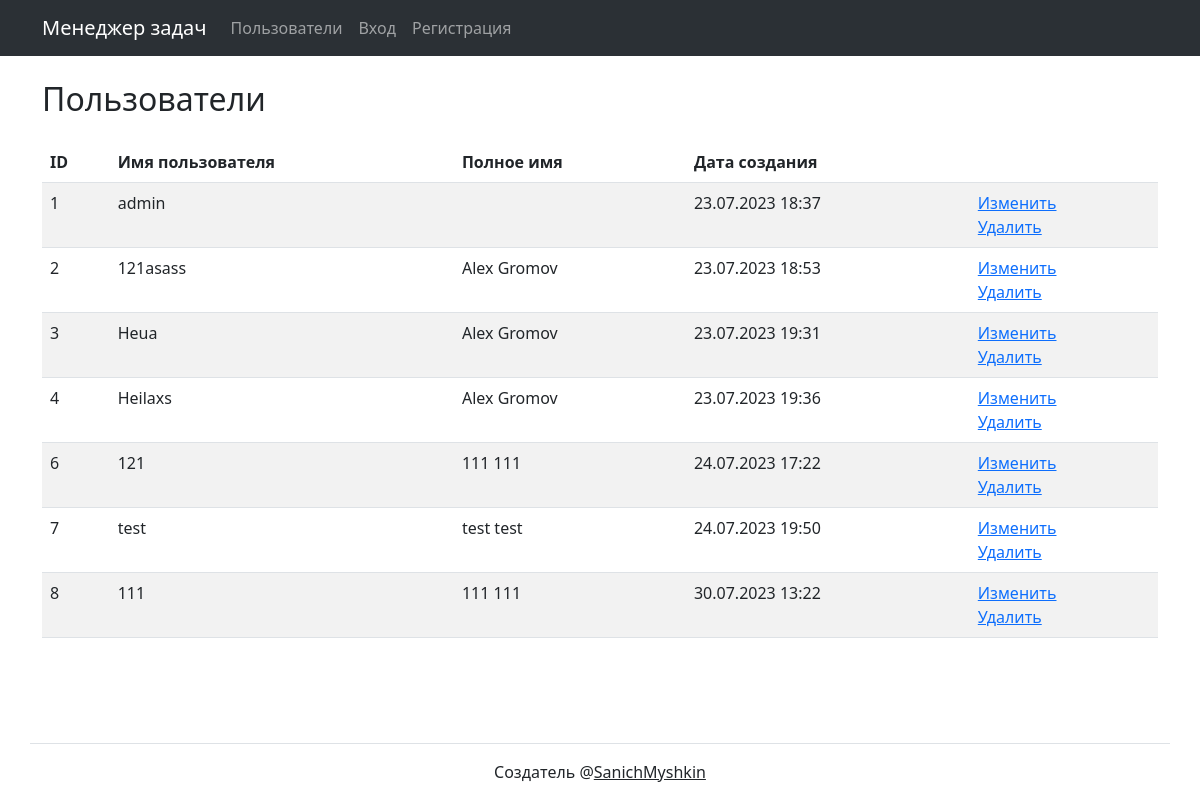
/users/, run on an earlier commit of the app's database.
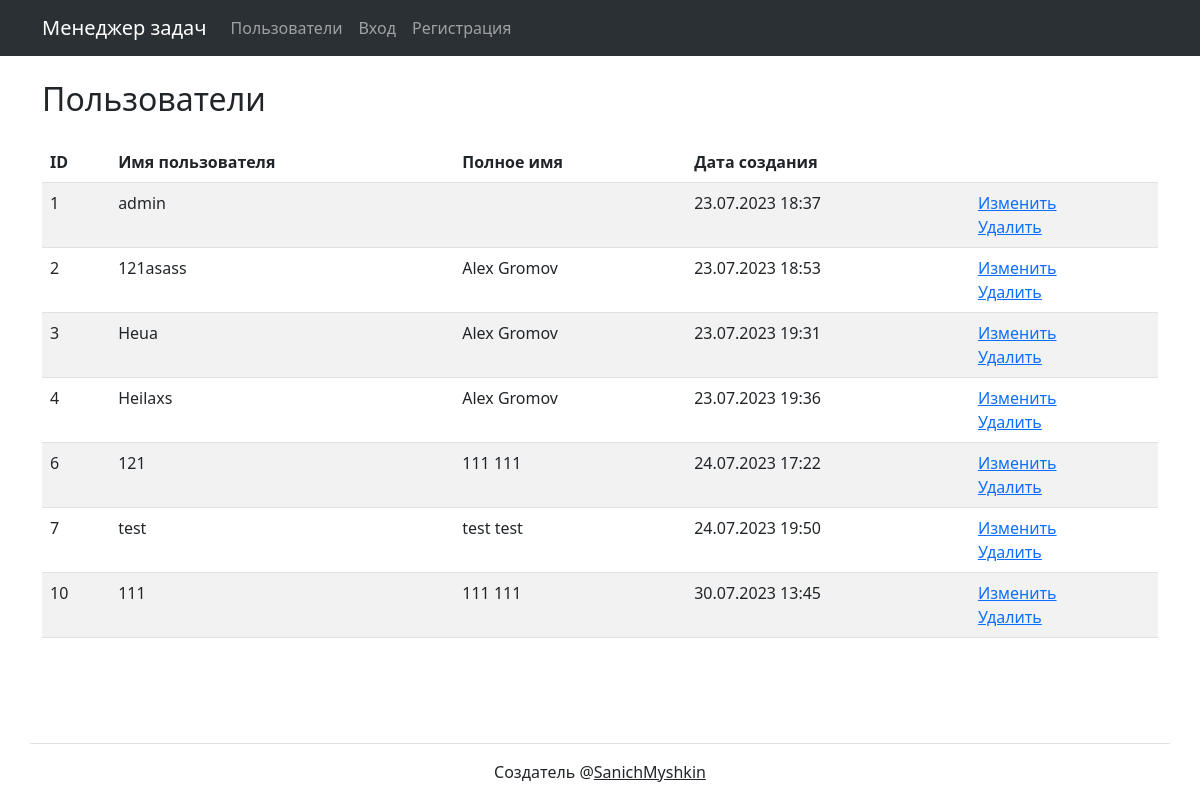
And on a later commit of the database.
### task_manager/users/models.py (models this page shows)
class User(AbstractUser):
    def __str__(self):
        return self.get_full_name()

### task_manager/users/views.py (the view)
# urls.py: path('', UsersView.as_view(), name='users'),
class UsersView(ListView):
    model = User
    context_object_name = 'users'
    template_name = 'users/index.html'

### task_manager/templates/users/index.html (shortened to what this page needs)
{% extends "base.html"%}
{% load i18n %}
{% block content %}
<div class="container wrapper flex-grow-1">
    <h2 class="my-4 text-dark text-left mx-0">
        {% trans 'user list nav' %}
    </h2>
    <table class="table table-striped">
        <thead>
        <tr>
            <th>ID</th>
            <th>{% trans 'username'%}</th>
            <th>{% trans 'fullname'%}</th>
            <th>{% trans 'date of create'%}</th>
            <th></th>
        </tr>
        </thead>
        {% for user in object_list %}
        <tr>
            <td>{{user.id}}</td>
            <td>{{user.username}}</td>
            <td>{{user.first_name}} {{user.last_name}}</td>
            <td>{{user.date_joined|date:"d.m.Y H:i"}}</td>
            <td>
                <a href="{% url 'user_update' user.id %}">{% trans 'update button'%}</a>
                <br>
                <a href="{% url 'user_delete' user.id %}">{% trans 'delete button'%}</a>
            </td>
        </tr>
        {% endfor %}
    </table>
</div>
{% endblock %}

### task_manager/templates/base.html (shortened to what this page needs)
<!doctype html>
{% load django_bootstrap5 %}
{% bootstrap_css %}
{% load i18n %}
{% get_current_language as LANGUAGE_CODE %}
<html lang="{{ LANGUAGE_CODE }}">
<head>
</head>
<link href="https://cdn.jsdelivr.net/npm/bootstrap@5.3.0-alpha1/dist/css/bootstrap.min.css" rel="stylesheet"
>
</head>
<body class="d-flex flex-column min-vh-100">
<nav class="navbar navbar-expand-lg bg-body-tertiary bg-dark px-3" data-bs-theme="dark">
    <div class="container">
        <a class="navbar-brand text-white" href="{% url 'home' %}">{% trans 'Title' %}</a>
        <div class="collapse navbar-collapse" id="navbarNav">
            <ul class="navbar-nav">
                <li class="nav-item">
                    <a class="nav-link" href="{% url 'users' %}">{% trans 'users list nav' %}</a>
                </li>
                {% if request.user.is_authenticated %}
                <li class="nav-item">
                    <a class="nav-link" href="{% url 'statuses'%}">{% trans 'statuses'%}</a>
                </li>
                <li class="nav-item">
                    <a class="nav-link" href="{% url 'labels'%}">{% trans 'labels'%}</a>
                </li>
                <li class="nav-item">
                    <a class="nav-link" href="{% url 'tasks_list'%}">{% trans 'tasks'%}</a>
                </li>
                <li class="nav-item">
                    <a class="nav-link" href="{% url 'user_logout'%}">{% trans 'logout' %}</a>
                </li>
                {% else %}
                <li class="nav-item">
                    <a class="nav-link" href="{% url 'user_login'%}">{% trans 'sign in nav' %}</a>
                </li>
                <li class="nav-item">
                    <a class="nav-link" href="{% url 'user_create' %}">{% trans 'sign up nav' %}</a>
                </li>
                {% endif %}
            </ul>
        </div>
    </div>
</nav>
{% block content%}
{% endblock %}
</body>
</html>
<footer>
    <div class="container my-1 pt-3 border-top text-center">
        <p>{% trans 'name of creator' %} @<a href="https://github.com/SanichMyshkin"
                                             class="text-dark justify-content-center">SanichMyshkin</a>
        </p>
    </div>
</footer>

What changed in the data, as far as the page shows it:
removed User: id "8", username "111", first_name "111", last_name "111", date_joined "30.07.2023 13:22"
added User: id "10", username "111", first_name "111", last_name "111", date_joined "30.07.2023 13:45"
